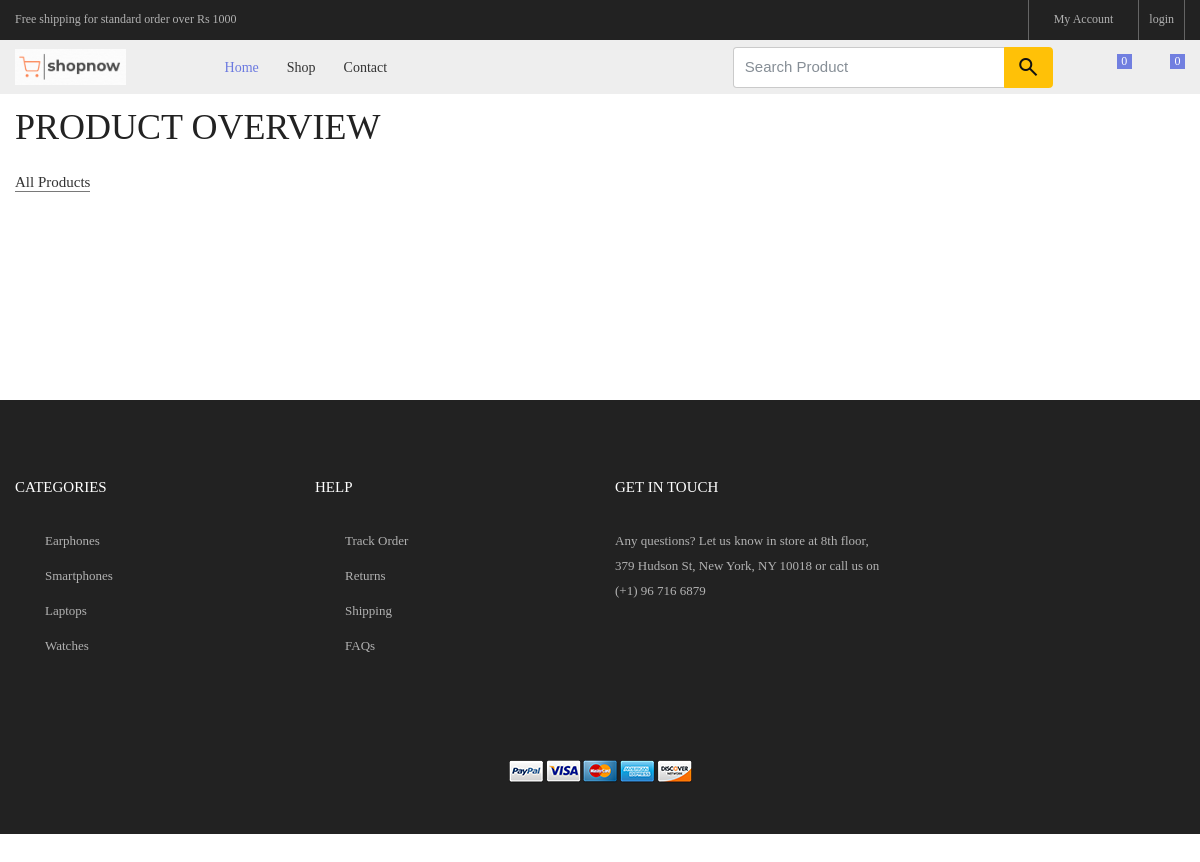
/store/, run on an earlier commit of the app's database.
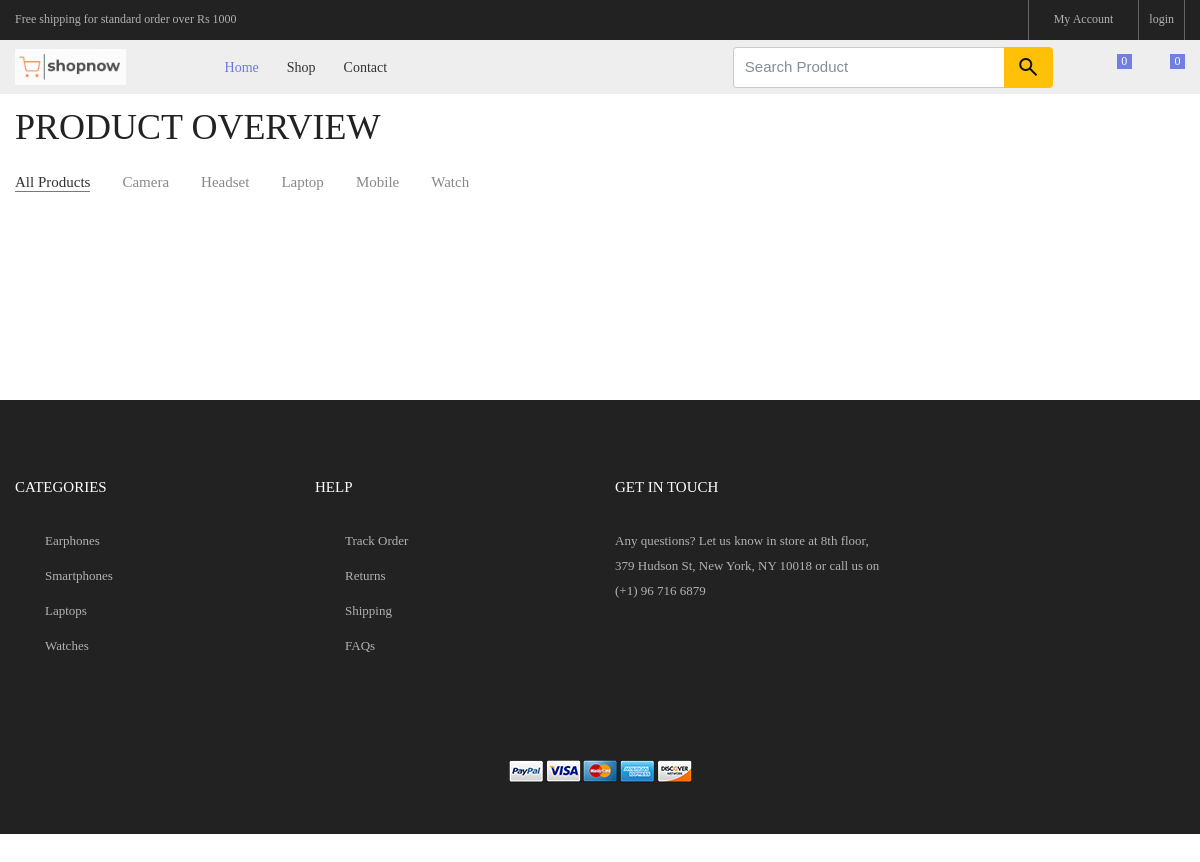
And on a later commit of the database.
### products/models.py (models this page shows, shortened)
class Category(models.Model):
    name = models.CharField(max_length=200,  db_index=True,null=True, blank=True, verbose_name='name')
    slug = models.SlugField(max_length=200, unique=True, db_index=True)
    class Meta:
        ordering = ['name']
        verbose_name = 'category'
        verbose_name_plural = 'category'
    def get_url(self):
        return reverse('product_category', args=[self.slug])

### shopapp/views.py (the view)
# urls.py: path('store/',views.store,name='store'),
def store(request, category_slug=None) :
    categories = None
    products = None
    if category_slug is not None :
        categories = get_object_or_404(Category, slug=category_slug)
        products = Product.objects.filter(category=categories, available=True)
        paginator = Paginator(products, 6)
        page = request.GET.get('page')
        paged_products = paginator.get_page(page)
        product_count = products.count()
    else :
        products = Product.objects.all().filter(available=True).order_by('id')
        paginator = Paginator(products, 8)
        page = request.GET.get('page')
        paged_products = paginator.get_page(page)
        product_count = products.count()
    context = {
        'products' : paged_products,
        'product_count' : product_count,
    }
    return render(request, 'index2.html', context)

### products/context_processors.py (called while the page is built)
def links(request):
    categories = Category.objects.all()
    return dict(categories=categories)

def counter(request):
    if request.user.is_authenticated:
        cart_item = OrderItem.objects.filter(user=request.user)
        count=cart_item.count()
    else:
        count = 0
    return dict(count=count)

def count(request):
    if request.user.is_authenticated:
        wishlist = Wishlist.objects.filter(user=request.user)
        count_w=wishlist.count()
    else:
        count_w = 0
    return dict(count_w=count_w)

def total_product(request):
    product=Product.objects.all()
    p_count = product.count()
    return dict(p_count=p_count)

def total_order_count(request):
    canceled = Order.objects.filter(status = 'cancel')
    c1 = canceled.count()
    total_order = Order.objects.all()
    c2 = total_order.count()
    order_count = c2-c1
    return dict(order_count=order_count,c1=c1,c2=c2)

def total_user(request):
    user_count = Account.objects.filter(is_superadmin=False)
    u_count =user_count.count()
    return dict(u_count=u_count)

### templates/index2.html (shortened to what this page needs)
{% extends 'main.html' %}
{% load static %}
{% block content %}
	<section class="bg0 p-t-23 p-b-140 mt-5">
		<div class="container">
			<div class="p-b-10">
				<h3 class="ltext-103 cl5">
					Product Overview
				</h3>
			</div>
			<div class="flex-w flex-sb-m p-b-52">
				<div class="flex-w flex-l-m filter-tope-group m-tb-10">
					<a href="{% url 'store' %}" class="stext-106 cl6 hov1 bor3 trans-04 m-r-32 m-tb-5 how-active1" data-filter="*">
						All Products
					</a>
					{% for catogory in categories %}
					<a href="{{catogory.get_url}}" class="stext-106 cl6 hov1 bor3 trans-04 m-r-32 m-tb-5" >
						{{catogory.name}}
					</a>
					{% endfor %}
				</div>
			</div>
			<div class="row">
				<div class="col-12">
				</div>
			</div>
		</div>
	</section>
	{% endblock %}

What changed in the data, as far as the page shows it:
added Category: name "Camera"
added Category: name "Headset"
added Category: name "Laptop"
added Category: name "Mobile"
added Category: name "Watch"
